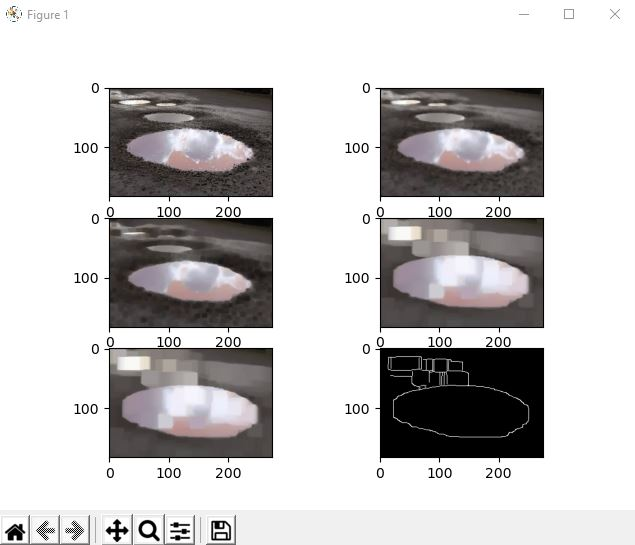
#> input picture Pothole-Detection/pothole1.JPG, 635 x 545 px, found by its file name
$ python 'pothole detection.py'
#> lines starting #> are read from the running program, lines starting #| are printed output that depends on the picture; after the words box and inside, x2 and y2 are one past the last pixel; in counts of white or black regions, pixels touching at a corner belong together
import numpy
import cv2
from matplotlib import pyplot as plt

image_number = 1
img = 1

while img is not None:
    img = cv2.imread(r'D:\VS code\Pothole-Detection-main\pothole1.jpg'.format(image_number), cv2.IMREAD_GRAYSCALE)
#> img: shape (545, 635); min 0, max 255, mean 199.2

    if img is not None:
        plt.subplot(3, 2, 1), plt.imshow(img, 'gray')

        blur = cv2.blur(img, (5, 5))
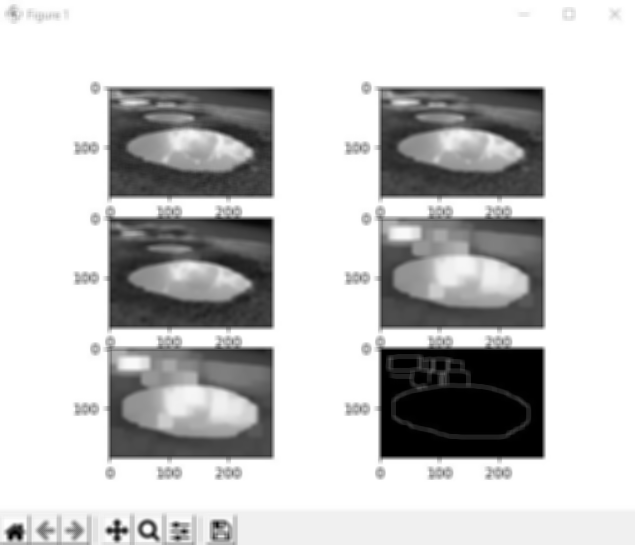
#> blur: shape (545, 635); min 0, max 255, mean 199.3
        gblur = cv2.GaussianBlur(img, (5, 5), 0)
        median = cv2.medianBlur(img, 5)
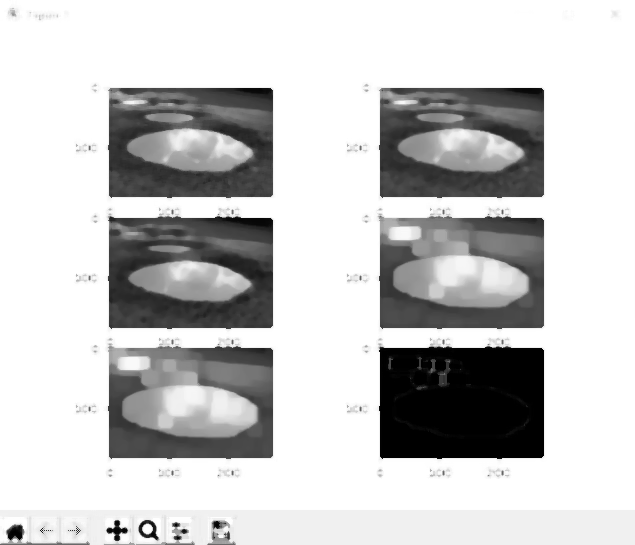
#> median: shape (545, 635); min 0, max 255, mean 200.8

        kernel = numpy.ones((5, 5), numpy.uint8)
        erosion = cv2.erode(median, kernel, iterations=1)
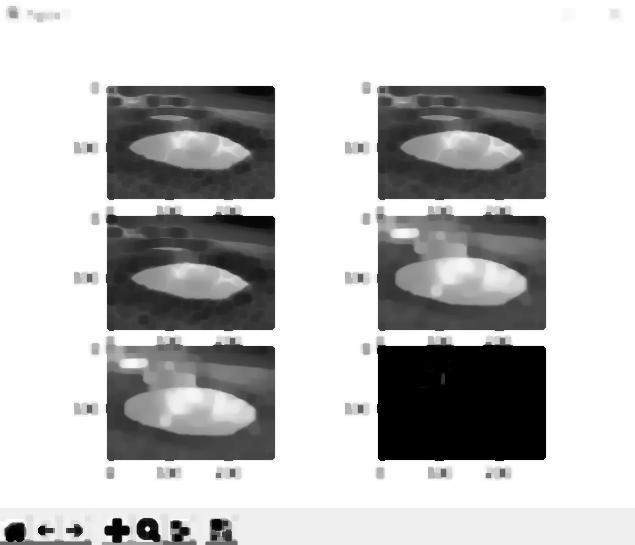
#> erosion: shape (545, 635); min 0, max 255, mean 191.7
        dilation = cv2.dilate(erosion, kernel, iterations=5)
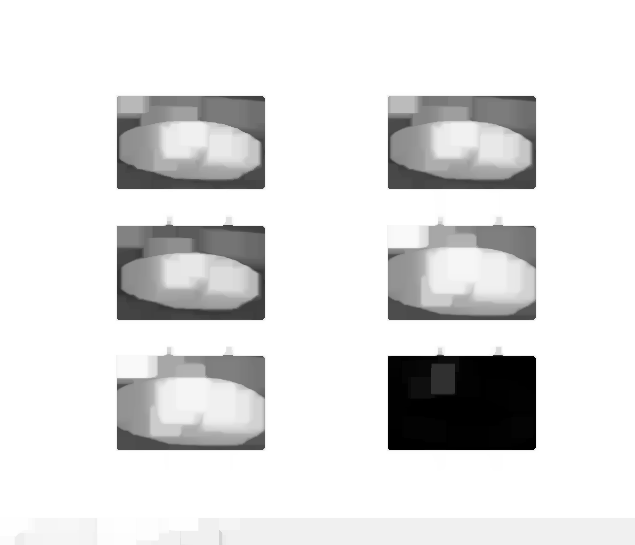
#> dilation: shape (545, 635); min 0, max 255, mean 224.8
        closing = cv2.morphologyEx(dilation, cv2.MORPH_CLOSE, kernel)

        edges = cv2.Canny(closing, 9, 420)
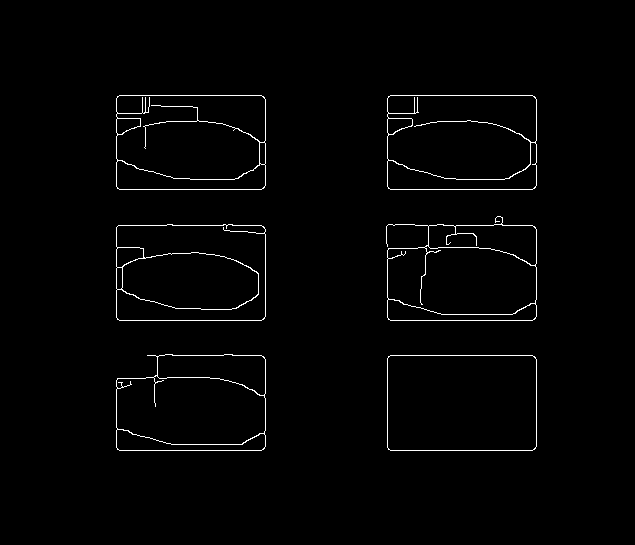
#> edges: shape (545, 635); 1.5% white in thin lines or dots, all inside (x1, y1, x2, y2) = (116, 95, 537, 451)

        ret, threshold = cv2.threshold(edges.copy(), 0, 255, cv2.THRESH_BINARY + cv2.THRESH_OTSU)
#> ret = 0
        contours, _ = cv2.findContours(threshold, cv2.RETR_LIST, cv2.CHAIN_APPROX_NONE)
#> contours = 24 contours; largest, box (x1, y1, x2, y2) and area: (116, 224, 266, 321) 14144, (387, 355, 537, 451) 14134, (387, 355, 537, 451) 14130, (116, 95, 266, 190) 13972, (387, 95, 537, 190) 13971

        cv2.drawContours(img, contours, -1, (0, 0, 255), 2)
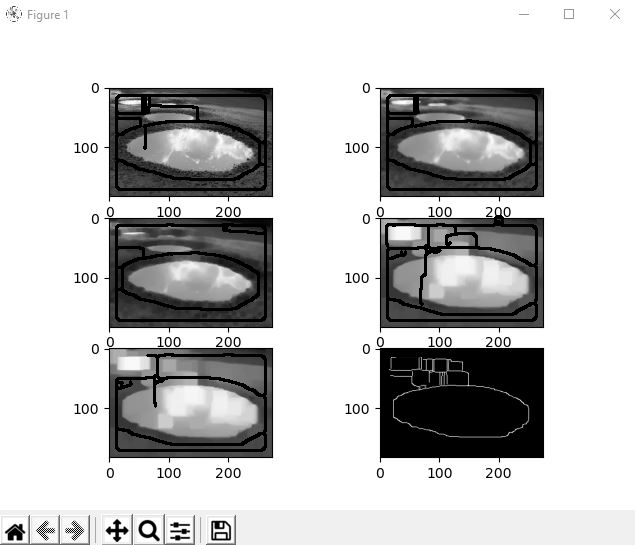
#> img: shape (545, 635); min 0, max 255, mean 196
        cv2.imshow("Show", img)

        plt.subplot(3, 2, 2), plt.imshow(median, 'gray')
        plt.subplot(3, 2, 3), plt.imshow(erosion, 'gray')
        plt.subplot(3, 2, 4), plt.imshow(dilation, 'gray')
        plt.subplot(3, 2, 5), plt.imshow(closing, 'gray')
        plt.subplot(3, 2, 6), plt.imshow(edges, 'gray')

        plt.show()

        image_number += 1

cv2.waitKey()  # to hold image

$ run again, with Pothole-Detection/pothole2.JPG copied over Pothole-Detection/pothole1.JPG
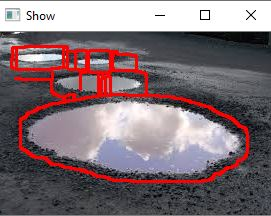
#> input picture Pothole-Detection/pothole2.JPG, 271 x 216 px, found by its file name
#> `edges = cv2.Canny(closing, 9, 420)`:
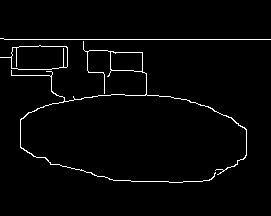
#> edges: shape (216, 271); 2.4% white in thin lines or dots, all inside (x1, y1, x2, y2) = (0, 38, 271, 183)
#> ret = 0
#> contours = 5 contours, 1 with area under 20; largest, box (x1, y1, x2, y2) and area: (0, 45, 68, 70) 1246, (11, 45, 68, 70) 1240, (11, 41, 247, 183) 674, (110, 51, 143, 72) 582
#> `cv2.drawContours(img, contours, -1, (0, 0, 255), 2)`:
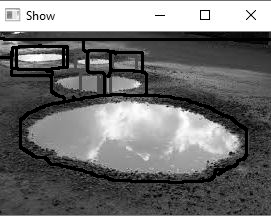
#> img: shape (216, 271); min 0, max 255, mean 112.1
